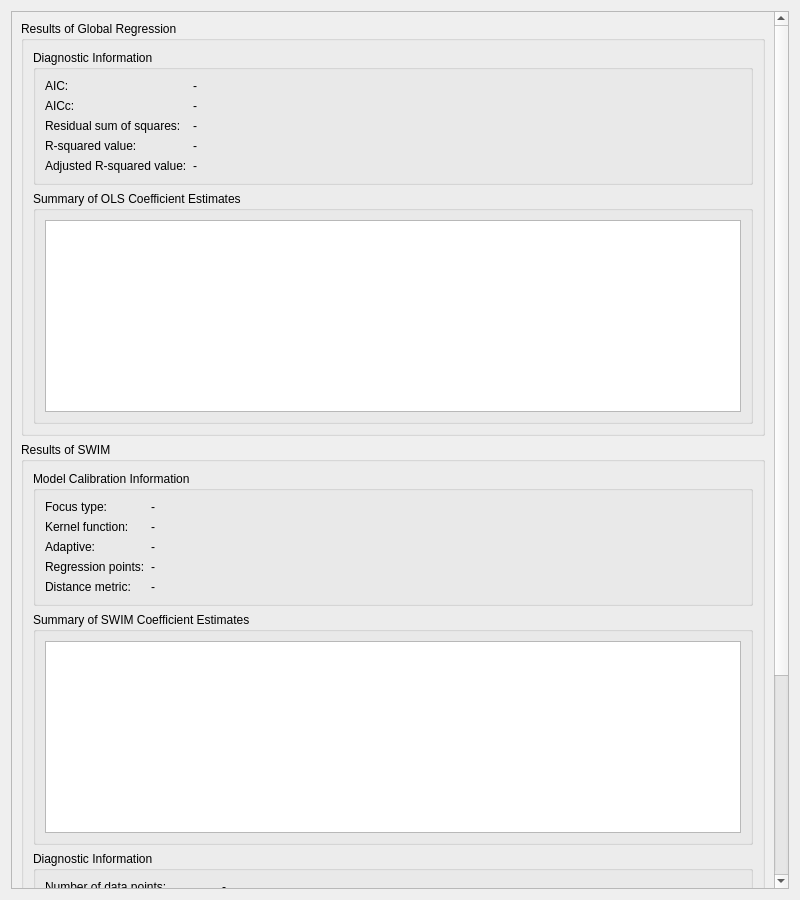
<?xml version="1.0" encoding="UTF-8"?>
<ui version="4.0">
 <class>GwmPropertySWIMTab</class>
 <widget class="QWidget" name="GwmPropertySWIMTab">
  <property name="geometry">
   <rect>
    <x>0</x>
    <y>0</y>
    <width>800</width>
    <height>900</height>
   </rect>
  </property>
  <layout class="QVBoxLayout" name="verticalLayout">
   <item>
    <widget class="QScrollArea" name="scrollArea">
     <property name="widgetResizable">
      <bool>true</bool>
     </property>
     <widget class="QWidget" name="scrollAreaWidgetContents">
      <property name="geometry">
       <rect>
        <x>0</x>
        <y>0</y>
        <width>763</width>
        <height>1097</height>
       </rect>
      </property>
      <layout class="QVBoxLayout" name="verticalLayout_2">
       <item>
        <widget class="QGroupBox" name="groupBox_Global">
         <property name="title">
          <string>Results of Global Regression</string>
         </property>
         <layout class="QVBoxLayout" name="verticalLayout_Global">
          <item>
           <widget class="QGroupBox" name="groupBox_GlobalDiagnostic">
            <property name="title">
             <string>Diagnostic Information</string>
            </property>
            <layout class="QFormLayout" name="formLayout_GlobalDiag">
             <item row="0" column="0">
              <widget class="QLabel" name="label_GlobalAIC">
               <property name="text">
                <string>AIC:</string>
               </property>
              </widget>
             </item>
             <item row="0" column="1">
              <widget class="QLabel" name="lblGlobalAIC">
               <property name="text">
                <string>-</string>
               </property>
              </widget>
             </item>
             <item row="1" column="0">
              <widget class="QLabel" name="label_GlobalAICc">
               <property name="text">
                <string>AICc:</string>
               </property>
              </widget>
             </item>
             <item row="1" column="1">
              <widget class="QLabel" name="lblGlobalAICc">
               <property name="text">
                <string>-</string>
               </property>
              </widget>
             </item>
             <item row="2" column="0">
              <widget class="QLabel" name="label_GlobalRSS">
               <property name="text">
                <string>Residual sum of squares:</string>
               </property>
              </widget>
             </item>
             <item row="2" column="1">
              <widget class="QLabel" name="lblGlobalRSS">
               <property name="text">
                <string>-</string>
               </property>
              </widget>
             </item>
             <item row="3" column="0">
              <widget class="QLabel" name="label_GlobalRSquared">
               <property name="text">
                <string>R-squared value:</string>
               </property>
              </widget>
             </item>
             <item row="3" column="1">
              <widget class="QLabel" name="lblGlobalRSquared">
               <property name="text">
                <string>-</string>
               </property>
              </widget>
             </item>
             <item row="4" column="0">
              <widget class="QLabel" name="label_GlobalAdjRSquared">
               <property name="text">
                <string>Adjusted R-squared value:</string>
               </property>
              </widget>
             </item>
             <item row="4" column="1">
              <widget class="QLabel" name="lblGlobalAdjRSquared">
               <property name="text">
                <string>-</string>
               </property>
              </widget>
             </item>
            </layout>
           </widget>
          </item>
          <item>
           <widget class="QGroupBox" name="groupBox_GlobalCoefficients">
            <property name="title">
             <string>Summary of OLS Coefficient Estimates</string>
            </property>
            <layout class="QVBoxLayout" name="verticalLayout_GlobalTable">
             <item>
              <widget class="QTableWidget" name="tableGlobalCoefficients">
               <property name="sizePolicy">
                <sizepolicy hsizetype="Expanding" vsizetype="Preferred">
                 <horstretch>0</horstretch>
                 <verstretch>0</verstretch>
                </sizepolicy>
               </property>
               <property name="editTriggers">
                <set>QAbstractItemView::NoEditTriggers</set>
               </property>
               <property name="alternatingRowColors">
                <bool>true</bool>
               </property>
               <property name="selectionMode">
                <enum>QAbstractItemView::NoSelection</enum>
               </property>
              </widget>
             </item>
            </layout>
           </widget>
          </item>
         </layout>
        </widget>
       </item>
       <item>
        <widget class="QGroupBox" name="groupBox_SwimResults">
         <property name="title">
          <string>Results of SWIM</string>
         </property>
         <layout class="QVBoxLayout" name="verticalLayout_Swim">
          <item>
           <widget class="QGroupBox" name="groupBox_Calibration">
            <property name="title">
             <string>Model Calibration Information</string>
            </property>
            <layout class="QFormLayout" name="formLayout_Calibration">
            <item row="0" column="0">
             <widget class="QLabel" name="label_CalibrationFocusType">
              <property name="text">
               <string>Focus type:</string>
              </property>
             </widget>
            </item>
            <item row="0" column="1">
             <widget class="QLabel" name="lblCalibrationFocusType">
              <property name="text">
               <string>-</string>
              </property>
             </widget>
            </item>
            <item row="1" column="0">
              <widget class="QLabel" name="label_CalibrationKernel">
               <property name="text">
                <string>Kernel function:</string>
               </property>
              </widget>
             </item>
            <item row="1" column="1">
              <widget class="QLabel" name="lblCalibrationKernel">
               <property name="text">
                <string>-</string>
               </property>
              </widget>
             </item>
            <item row="2" column="0">
              <widget class="QLabel" name="label_CalibrationAdaptive">
               <property name="text">
                <string>Adaptive:</string>
               </property>
              </widget>
             </item>
            <item row="2" column="1">
              <widget class="QLabel" name="lblCalibrationAdaptive">
               <property name="text">
                <string>-</string>
               </property>
               <property name="wordWrap">
                <bool>true</bool>
               </property>
              </widget>
             </item>
            <item row="3" column="0">
              <widget class="QLabel" name="label_CalibrationPoints">
               <property name="text">
                <string>Regression points:</string>
               </property>
              </widget>
             </item>
            <item row="3" column="1">
              <widget class="QLabel" name="lblCalibrationRegressionPoints">
               <property name="text">
                <string>-</string>
               </property>
               <property name="wordWrap">
                <bool>true</bool>
               </property>
              </widget>
             </item>
            <item row="4" column="0">
              <widget class="QLabel" name="label_CalibrationDistance">
               <property name="text">
                <string>Distance metric:</string>
               </property>
              </widget>
             </item>
            <item row="4" column="1">
              <widget class="QLabel" name="lblCalibrationDistanceMetric">
               <property name="text">
                <string>-</string>
               </property>
               <property name="wordWrap">
                <bool>true</bool>
               </property>
              </widget>
             </item>
            </layout>
           </widget>
          </item>
          <item>
           <widget class="QGroupBox" name="groupBox_SwimCoefficients">
            <property name="title">
             <string>Summary of SWIM Coefficient Estimates</string>
            </property>
            <layout class="QVBoxLayout" name="verticalLayout_SwimTable">
             <item>
              <widget class="QTableWidget" name="tableSwimCoefficients">
               <property name="sizePolicy">
                <sizepolicy hsizetype="Expanding" vsizetype="Preferred">
                 <horstretch>0</horstretch>
                 <verstretch>0</verstretch>
                </sizepolicy>
               </property>
               <property name="editTriggers">
                <set>QAbstractItemView::NoEditTriggers</set>
               </property>
               <property name="alternatingRowColors">
                <bool>true</bool>
               </property>
               <property name="selectionMode">
                <enum>QAbstractItemView::NoSelection</enum>
               </property>
              </widget>
             </item>
            </layout>
           </widget>
          </item>
          <item>
           <widget class="QGroupBox" name="groupBox_SwimDiagnostic">
            <property name="title">
             <string>Diagnostic Information</string>
            </property>
            <layout class="QFormLayout" name="formLayout_SwimDiag">
             <item row="0" column="0">
              <widget class="QLabel" name="label_SwimDataPoints">
               <property name="text">
                <string>Number of data points:</string>
               </property>
              </widget>
             </item>
             <item row="0" column="1">
              <widget class="QLabel" name="lblSwimDataPoints">
               <property name="text">
                <string>-</string>
               </property>
              </widget>
             </item>
             <item row="1" column="0">
              <widget class="QLabel" name="label_SwimEffectiveParams">
               <property name="text">
                <string>Effective number of parameters:</string>
               </property>
              </widget>
             </item>
             <item row="1" column="1">
              <widget class="QLabel" name="lblSwimEffectiveParams">
               <property name="text">
                <string>-</string>
               </property>
              </widget>
             </item>
             <item row="2" column="0">
              <widget class="QLabel" name="label_SwimEffectiveDof">
               <property name="text">
                <string>Effective degrees of freedom:</string>
               </property>
              </widget>
             </item>
             <item row="2" column="1">
              <widget class="QLabel" name="lblSwimEffectiveDof">
               <property name="text">
                <string>-</string>
               </property>
              </widget>
             </item>
             <item row="3" column="0">
              <widget class="QLabel" name="label_SwimAIC">
               <property name="text">
                <string>AIC:</string>
               </property>
              </widget>
             </item>
             <item row="3" column="1">
              <widget class="QLabel" name="lblSwimAIC">
               <property name="text">
                <string>-</string>
               </property>
              </widget>
             </item>
             <item row="4" column="0">
              <widget class="QLabel" name="label_SwimAICc">
               <property name="text">
                <string>AICc:</string>
               </property>
              </widget>
             </item>
             <item row="4" column="1">
              <widget class="QLabel" name="lblSwimAICc">
               <property name="text">
                <string>-</string>
               </property>
              </widget>
             </item>
             <item row="5" column="0">
              <widget class="QLabel" name="label_SwimRSS">
               <property name="text">
                <string>Residual sum of squares:</string>
               </property>
              </widget>
             </item>
             <item row="5" column="1">
              <widget class="QLabel" name="lblSwimRSS">
               <property name="text">
                <string>-</string>
               </property>
              </widget>
             </item>
             <item row="6" column="0">
              <widget class="QLabel" name="label_SwimRSquared">
               <property name="text">
                <string>R-square value:</string>
               </property>
              </widget>
             </item>
             <item row="6" column="1">
              <widget class="QLabel" name="lblSwimRSquared">
               <property name="text">
                <string>-</string>
               </property>
              </widget>
             </item>
             <item row="7" column="0">
              <widget class="QLabel" name="label_SwimAdjRSquared">
               <property name="text">
                <string>Adjusted R-square value:</string>
               </property>
              </widget>
             </item>
             <item row="7" column="1">
              <widget class="QLabel" name="lblSwimAdjRSquared">
               <property name="text">
                <string>-</string>
               </property>
              </widget>
             </item>
            </layout>
           </widget>
          </item>
          <item>
           <widget class="QGroupBox" name="groupBox_BandwidthView">
            <property name="title">
             <string>Bandwidth Selection View</string>
            </property>
            <layout class="QVBoxLayout" name="verticalLayout_Bandwidth">
             <item>
              <widget class="QLabel" name="lblBandwidthPlotPlaceholder">
               <property name="text">
                <string>Bandwidth Selection View (Line chart)</string>
               </property>
               <property name="alignment">
                <set>Qt::AlignCenter</set>
               </property>
               <property name="wordWrap">
                <bool>true</bool>
               </property>
              </widget>
             </item>
            </layout>
           </widget>
          </item>
         </layout>
        </widget>
       </item>
       <item>
        <layout class="QHBoxLayout" name="horizontalLayout_Buttons">
         <item>
          <widget class="QPushButton" name="btnSaveRes">
           <property name="text">
            <string>Save Results</string>
           </property>
          </widget>
         </item>
         <item>
          <widget class="QPushButton" name="btnExportWeightMatrix">
           <property name="text">
            <string>Export Weight Matrix</string>
           </property>
          </widget>
         </item>
         <item>
          <spacer name="horizontalSpacer">
           <property name="orientation">
            <enum>Qt::Horizontal</enum>
           </property>
           <property name="sizeHint" stdset="0">
            <size>
             <width>40</width>
             <height>20</height>
            </size>
           </property>
          </spacer>
         </item>
        </layout>
       </item>
      </layout>
     </widget>
    </widget>
   </item>
  </layout>
 </widget>
 <resources/>
 <connections/>
</ui>
